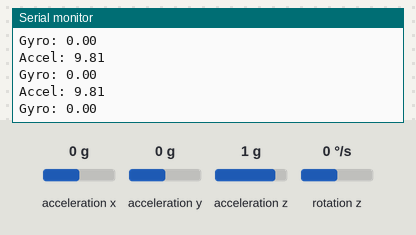
Bench run of a sketch on a simulated Arduino Uno, built with avr-gcc and run on an emulated ATmega328P. On the bench: the last lines printed to the serial monitor. Wiring (inferred from the names in the program): MPU-6050 motion sensor at I2C address 0x68. The inputs (shaded band) are chosen by the test bench; at power-on: acceleration z 1 g, rotation z 0 °/s, acceleration x 0 g, acceleration y 0 g.

Above: at 1.5 s.
1.6 s: acceleration z set to -1.4 g
At 2.15 s:
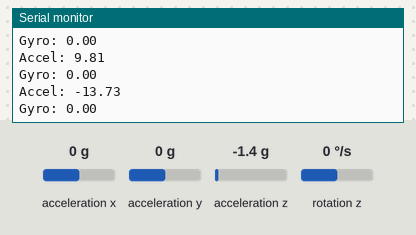
3.1 s: rotation z set to -192 °/s
At 3.66 s:
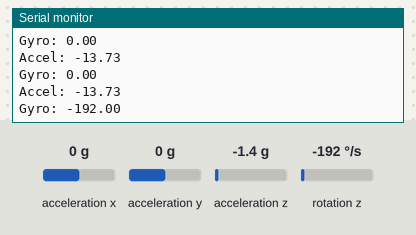
4.6 s: acceleration z set to -0.8 g
At 4.66 s:
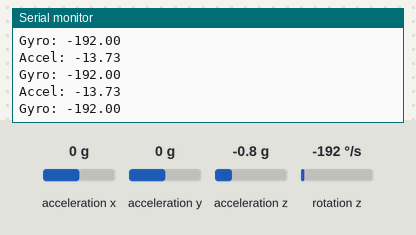
Timing chart, 0 to 7.6 s (numbered marks = the images above; inputs shaded):
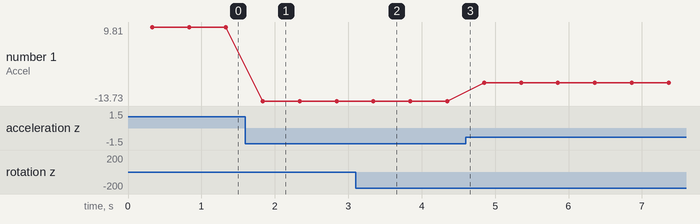

The sketch:

mpu_650.ino
```cpp
/*
Forest Ray
April 12, 2026
MPU 6050, Lab 12
*/

#include <Wire.h>

const int sensorAddr = 0x68; // sensor address
float zAccelOffset = 0;
float zGyroOffset = 0;

int I2CScanner(bool isVerbose) {
  for (int addr = 1; addr < 127; addr++) {
    Wire.beginTransmission(addr); // Ping current address for the device
    if (!Wire.endTransmission()) {
      if (isVerbose){
        Serial.println("I2C Scanner: ");
        Serial.print("Device detected at: "); Serial.println(addr);
      }
      return addr;
    }
  }  return -1;
}

void wakeUp(int chipAddr) { // wake up the chip
  Wire.beginTransmission(chipAddr);
  Wire.write(0x6B); // Write to the power management register
  Wire.write(0x00); // Write 0x00 to register 0x6B
  Wire.endTransmission();
}

byte whoAmI(bool isVerbose, int chipAddr) {
  Wire.beginTransmission(chipAddr); // start transmission
  Wire.write(0x75);                 // specify Who Am I register
  Wire.endTransmission();           // repeated start
  Wire.beginTransmission(chipAddr);
  Wire.requestFrom(chipAddr, 1);    // Request one Byte
  byte givenName = Wire.read();     // Read Byte
  Wire.endTransmission();

  if (isVerbose) { // print givenName
    Serial.println("Who am I?");
    Serial.print("Binary: "); Serial.println(givenName, BIN);
    Serial.print("Hex: "); Serial.println(givenName, HEX);
  }
  return givenName; // Return address
}

int getAccelerationZ(int chipAddr) {
  Wire.beginTransmission(chipAddr); // start transmission
  Wire.write(0x3F);                 // Z-accelerometer register
  Wire.endTransmission();           // Repeated Start
  Wire.beginTransmission(chipAddr);
  Wire.requestFrom(chipAddr, 2);   // request the to az bytes
  int highByte = Wire.read();
  int lowByte  = Wire.read();
  Wire.endTransmission();

  // combine high and low byte
  int zAcceleration = ((highByte << 8) | (lowByte));
  return zAcceleration;
}

float getOffsetAccelZ(int chipAddr, int iters) {
  float expectedValue = 16384.0; // value the sensor should read for g

  // get the average value from sensor
  float measuredSum = 0;
  for (int ii = 0; ii < iters; ii++) {
    measuredSum += getAccelerationZ(chipAddr);
  }
  float measuredAverage = measuredSum/iters;

  // compute and return offset
  return (expectedValue - measuredAverage);
}

int getGyroZ(int chipAddr) {
  Wire.beginTransmission(chipAddr); // start transmission
  Wire.write(0x47);                 // Z-gyroscop register
  Wire.endTransmission();           // Repeated Start
  Wire.beginTransmission(chipAddr);
  Wire.requestFrom(chipAddr, 2);    // request the to z-gyro bytes
  int highByte = Wire.read();
  int lowByte  = Wire.read();
  Wire.endTransmission();

  // combine high and low byte
  int zGyro = ((highByte << 8) | (lowByte));
  return zGyro;
}

float getOffsetGyroZ(int chipAddr, int iters) {
  float expectedValue = 0;

  // get the average value from sensor
  float measuredSum = 0;
  for (int ii = 0; ii < iters; ii++) {
    measuredSum += getGyroZ(chipAddr);
  }
  float measuredAverage = measuredSum/iters;

  // compute offset and return
  return (expectedValue - measuredAverage);
}

void setup() {
  Serial.begin(9600); Serial.println("Starting up...");
  Wire.begin();

  // make sure the chip is awake
  Serial.println("Waking Up Chip...");
  wakeUp(sensorAddr);

  // verify address with i2c scan and whoAmI register
  Serial.println("Verifying Chip Address...");
  Serial.println(I2CScanner(true), HEX);
  Serial.println(whoAmI(true, sensorAddr), HEX);

  // compute offset for z acceleration
  zAccelOffset = getOffsetAccelZ(sensorAddr, 100);
  // compute offset for z gyro
  zGyroOffset = getOffsetGyroZ(sensorAddr, 100);

  delay(100);
}

void loop() {
  // get acceleration
  int rawAccelZ = getAccelerationZ(sensorAddr); // get measurement from IMU
  float accelZ = (9.81/16384.0)*(rawAccelZ + zAccelOffset);
  Serial.print("Accel: "); Serial.println(accelZ);

  // get gyro
  int rawGyroZ = getGyroZ(sensorAddr);
  float gyroZ = (rawGyroZ + zGyroOffset)/131.0;
  Serial.print("Gyro: "); Serial.println(gyroZ);

  delay(500);
}
```

Measured:
- after the input at 1.6 s, the serial monitor: prints a new line after 0.24 s (image 1)
- after the input at 3.1 s, the serial monitor: prints a new line after 0.26 s (image 2)
- plotted number 1: 9.81 → -13.73 after the input at 1.6 s, -13.73 → -7.85 after the input at 4.6 s
